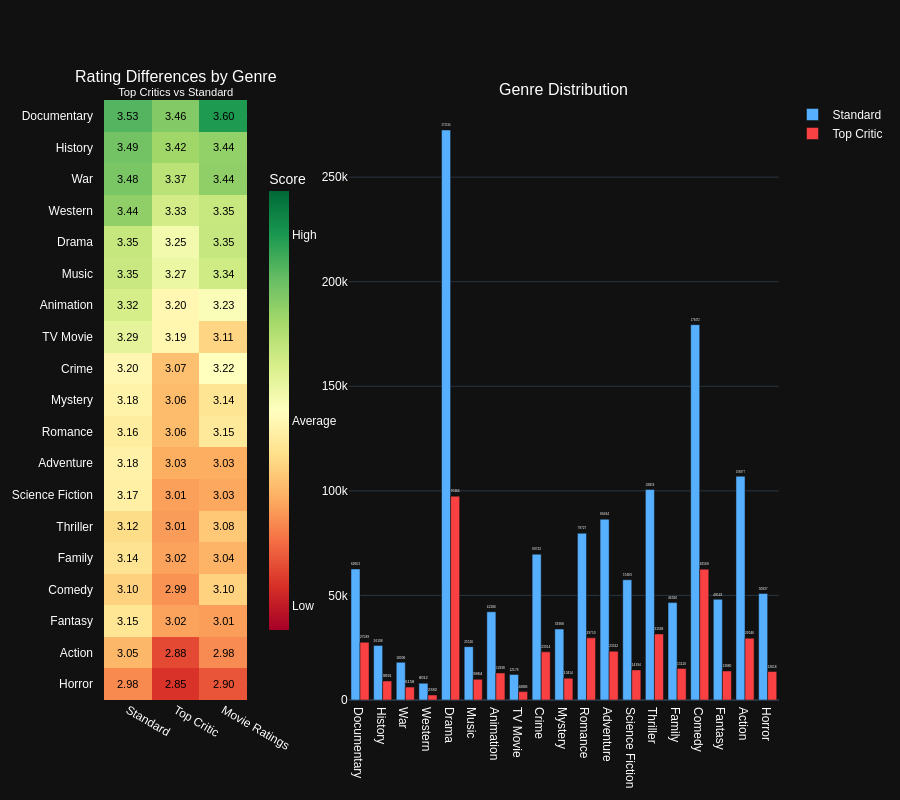

Source (notebook cell):
### Markdown cell above
### Chart

### Code cell
heatmap_trace = go.Heatmap(
    z=df_genre_pivot.values,
    x=['Standard', 'Top Critic', 'Movie Ratings'],
    y=df_genre_pivot.index,
    colorscale='RdYlGn',
    zmin=df_genre_pivot.min().min()-0.1,
    zmax=df_genre_pivot.max().max()+0.1,
    colorbar=dict(
        title='Score',
        thickness=20,
        tickvals=[
            round(df_genre_pivot.min().min(), 1),
            round(df_genre_pivot.mean().mean(), 1),
            round(df_genre_pivot.max().max(), 1)
        ],
        ticktext=['Low', 'Average', 'High'],
        x=0.23,
        xanchor='left',
        len=0.8,
        y=0.5
    ),
    hovertemplate='Genre: %{y}<br>%{x}<br>Average rating: %{z:.2f}<extra></extra>'
)

fig_combined = make_subplots(
    rows=1, cols=2,
    column_widths=[0.25, 0.75],
     horizontal_spacing=0.15,
    subplot_titles=(
        'Rating Differences by Genre<br><sup>Top Critics vs Standard</sup>',
        'Genre Distribution'
    )
)

fig_combined.update_yaxes(autorange='reversed', row=1, col=1)

# Add heatmap
fig_combined.add_trace(heatmap_trace, row=1, col=1)

for i, row in enumerate(df_genre_pivot.values):
    for j, val in enumerate(row):
        fig_combined.add_annotation(
            text=f"{val:.2f}",
            x=j,
            y=i,
            xref='x1',
            yref='y1',
            showarrow=False,
            font=dict(size=11, color='black')
        )

# Add barchart
colors = ['#56B0FF', '#F94144']
for i, col in enumerate(genre_counts.columns):
    fig_combined.add_trace(
        go.Bar(
            x=genre_counts.index,
            y=genre_counts[col],
            name=col,
            marker_color=colors[i],
            text=genre_counts[col],
            textposition='outside',
            hoverinfo='y+name'
        ),
        row=1, col=2
    )

fig_combined.update_layout(
    height=800,
    font=dict(family="Arial", size=12, color="#FFFFFF"),
    margin=dict(l=80, r=50, b=80, t=100),
    showlegend=True
)

fig_combined.update_xaxes(
    tickmode='array',
    tickvals=[0, 1, 2],
    ticktext=['Standard', 'Top Critic', 'Movie Ratings'],
    row=1, col=1
)

fig_combined.update_yaxes(
    tickangle=0,
    tickfont=dict(size=12),
    automargin=True,
    ticksuffix="   ",
    row=1, col=1
)

fig_combined.show()

### Figure 1 — Plotly figure (JSON) as saved in the notebook; plotly's stock layout.template omitted (floating-point values rounded to 4 significant figures)
{"data": [{"colorbar": {"len": 0.8, "thickness": 20, "ticktext": ["Low", "Average", "High"], "tickvals": [2.8, 3.2, 3.6], "title": {"text": "Score"}, "x": 0.23, "xanchor": "left", "y": 0.5}, "colorscale": [[0.0, "rgb(165,0,38)"], [0.1, "rgb(215,48,39)"], [0.2, "rgb(244,109,67)"], [0.3, "rgb(253,174,97)"], [0.4, "rgb(254,224,139)"], [0.5, "rgb(255,255,191)"], [0.6, "rgb(217,239,139)"], [0.7, "rgb(166,217,106)"], [0.8, "rgb(102,189,99)"], [0.9, "rgb(26,152,80)"], [1.0, "rgb(0,104,55)"]], "hovertemplate": "Genre: %{y}<br>%{x}<br>Average rating: %{z:.2f}<extra></extra>", "x": ["Standard", "Top Critic", "Movie Ratings"], "y": ["Documentary", "History", "War", "Western", "Drama", "Music", "Animation", "TV Movie", "Crime", "Mystery", "Romance", "Adventure", "Science Fiction", "Thriller", "Family", "Comedy", "Fantasy", "Action", "Horror"], "z": [[3.528, 3.464, 3.595], [3.487, 3.419, 3.44], [3.476, 3.374, 3.444], [3.444, 3.329, 3.35], [3.353, 3.254, 3.352], [3.347, 3.271, 3.335], [3.322, 3.198, 3.235], [3.288, 3.195, 3.107], [3.198, 3.066, 3.221], [3.182, 3.057, 3.143], [3.164, 3.057, 3.153], [3.181, 3.034, 3.033], [3.175, 3.013, 3.026], [3.122, 3.006, 3.082], [3.14, 3.016, 3.043], [3.099, 2.993, 3.1], [3.145, 3.016, 3.009], [3.049, 2.882, 2.981], [2.98, 2.849, 2.9]], "zmax": 3.695, "zmin": 2.749, "type": "heatmap", "xaxis": "x", "yaxis": "y"}, {"hoverinfo": "y+name", "marker": {"color": "#56B0FF"}, "name": "Standard", "text": [62660.0, 26110.0, 18010.0, 8012.0, 272500.0, 25520.0, 42190.0, 12180.0, 69720.0, 33970.0, 79730.0, 86430.0, 57480.0, 100700.0, 46560.0, 179500.0, 48140.0, 107000.0, 50940.0], "textposition": "outside", "x": ["Documentary", "History", "War", "Western", "Drama", "Music", "Animation", "TV Movie", "Crime", "Mystery", "Romance", "Adventure", "Science Fiction", "Thriller", "Family", "Comedy", "Fantasy", "Action", "Horror"], "y": [62663, 26108, 18006, 8012, 272534, 25516, 42186, 12176, 69722, 33968, 79727, 86434, 57483, 100659, 46560, 179472, 48143, 106977, 50937], "type": "bar", "xaxis": "x2", "yaxis": "y2"}, {"hoverinfo": "y+name", "marker": {"color": "#F94144"}, "name": "Top Critic", "text": [27590.0, 9091.0, 6158.0, 2382.0, 97460.0, 9864.0, 12940.0, 4008.0, 23010.0, 10410.0, 29710.0, 23310.0, 14390.0, 31570.0, 15110.0, 62570.0, 13880.0, 29550.0, 13620.0], "textposition": "outside", "x": ["Documentary", "History", "War", "Western", "Drama", "Music", "Animation", "TV Movie", "Crime", "Mystery", "Romance", "Adventure", "Science Fiction", "Thriller", "Family", "Comedy", "Fantasy", "Action", "Horror"], "y": [27589, 9091, 6158, 2382, 97464, 9864, 12938, 4008, 23014, 10414, 29710, 23312, 14394, 31568, 15110, 62568, 13880, 29546, 13618], "type": "bar", "xaxis": "x2", "yaxis": "y2"}], "layout": {"xaxis": {"anchor": "y", "domain": [0.0, 0.2125], "tickmode": "array", "tickvals": [0, 1, 2], "ticktext": ["Standard", "Top Critic", "Movie Ratings"]}, "yaxis": {"anchor": "x", "domain": [0.0, 1.0], "autorange": "reversed", "tickfont": {"size": 12}, "tickangle": 0, "automargin": true, "ticksuffix": "   "}, "xaxis2": {"anchor": "y2", "domain": [0.3625, 1.0]}, "yaxis2": {"anchor": "x2", "domain": [0.0, 1.0]}, "annotations": [{"font": {"size": 16}, "showarrow": false, "text": "Rating Differences by Genre<br><sup>Top Critics vs Standard</sup>", "x": 0.1062, "xanchor": "center", "xref": "paper", "y": 1.0, "yanchor": "bottom", "yref": "paper"}, {"font": {"size": 16}, "showarrow": false, "text": "Genre Distribution", "x": 0.6813, "xanchor": "center", "xref": "paper", "y": 1.0, "yanchor": "bottom", "yref": "paper"}, {"font": {"color": "black", "size": 11}, "showarrow": false, "text": "3.53", "x": 0, "xref": "x", "y": 0, "yref": "y"}, {"font": {"color": "black", "size": 11}, "showarrow": false, "text": "3.46", "x": 1, "xref": "x", "y": 0, "yref": "y"}, {"font": {"color": "black", "size": 11}, "showarrow": false, "text": "3.60", "x": 2, "xref": "x", "y": 0, "yref": "y"}, {"font": {"color": "black", "size": 11}, "showarrow": false, "text": "3.49", "x": 0, "xref": "x", "y": 1, "yref": "y"}, {"font": {"color": "black", "size": 11}, "showarrow": false, "text": "3.42", "x": 1, "xref": "x", "y": 1, "yref": "y"}, {"font": {"color": "black", "size": 11}, "showarrow": false, "text": "3.44", "x": 2, "xref": "x", "y": 1, "yref": "y"}, {"font": {"color": "black", "size": 11}, "showarrow": false, "text": "3.48", "x": 0, "xref": "x", "y": 2, "yref": "y"}, {"font": {"color": "black", "size": 11}, "showarrow": false, "text": "3.37", "x": 1, "xref": "x", "y": 2, "yref": "y"}, {"font": {"color": "black", "size": 11}, "showarrow": false, "text": "3.44", "x": 2, "xref": "x", "y": 2, "yref": "y"}, {"font": {"color": "black", "size": 11}, "showarrow": false, "text": "3.44", "x": 0, "xref": "x", "y": 3, "yref": "y"}, {"font": {"color": "black", "size": 11}, "showarrow": false, "text": "3.33", "x": 1, "xref": "x", "y": 3, "yref": "y"}, {"font": {"color": "black", "size": 11}, "showarrow": false, "text": "3.35", "x": 2, "xref": "x", "y": 3, "yref": "y"}, {"font": {"color": "black", "size": 11}, "showarrow": false, "text": "3.35", "x": 0, "xref": "x", "y": 4, "yref": "y"}, {"font": {"color": "black", "size": 11}, "showarrow": false, "text": "3.25", "x": 1, "xref": "x", "y": 4, "yref": "y"}, {"font": {"color": "black", "size": 11}, "showarrow": false, "text": "3.35", "x": 2, "xref": "x", "y": 4, "yref": "y"}, {"font": {"color": "black", "size": 11}, "showarrow": false, "text": "3.35", "x": 0, "xref": "x", "y": 5, "yref": "y"}, {"font": {"color": "black", "size": 11}, "showarrow": false, "text": "3.27", "x": 1, "xref": "x", "y": 5, "yref": "y"}, {"font": {"color": "black", "size": 11}, "showarrow": false, "text": "3.34", "x": 2, "xref": "x", "y": 5, "yref": "y"}, {"font": {"color": "black", "size": 11}, "showarrow": false, "text": "3.32", "x": 0, "xref": "x", "y": 6, "yref": "y"}, {"font": {"color": "black", "size": 11}, "showarrow": false, "text": "3.20", "x": 1, "xref": "x", "y": 6, "yref": "y"}, {"font": {"color": "black", "size": 11}, "showarrow": false, "text": "3.23", "x": 2, "xref": "x", "y": 6, "yref": "y"}, {"font": {"color": "black", "size": 11}, "showarrow": false, "text": "3.29", "x": 0, "xref": "x", "y": 7, "yref": "y"}, {"font": {"color": "black", "size": 11}, "showarrow": false, "text": "3.19", "x": 1, "xref": "x", "y": 7, "yref": "y"}, {"font": {"color": "black", "size": 11}, "showarrow": false, "text": "3.11", "x": 2, "xref": "x", "y": 7, "yref": "y"}, {"font": {"color": "black", "size": 11}, "showarrow": false, "text": "3.20", "x": 0, "xref": "x", "y": 8, "yref": "y"}, {"font": {"color": "black", "size": 11}, "showarrow": false, "text": "3.07", "x": 1, "xref": "x", "y": 8, "yref": "y"}, {"font": {"color": "black", "size": 11}, "showarrow": false, "text": "3.22", "x": 2, "xref": "x", "y": 8, "yref": "y"}, {"font": {"color": "black", "size": 11}, "showarrow": false, "text": "3.18", "x": 0, "xref": "x", "y": 9, "yref": "y"}, {"font": {"color": "black", "size": 11}, "showarrow": false, "text": "3.06", "x": 1, "xref": "x", "y": 9, "yref": "y"}, {"font": {"color": "black", "size": 11}, "showarrow": false, "text": "3.14", "x": 2, "xref": "x", "y": 9, "yref": "y"}, {"font": {"color": "black", "size": 11}, "showarrow": false, "text": "3.16", "x": 0, "xref": "x", "y": 10, "yref": "y"}, {"font": {"color": "black", "size": 11}, "showarrow": false, "text": "3.06", "x": 1, "xref": "x", "y": 10, "yref": "y"}, {"font": {"color": "black", "size": 11}, "showarrow": false, "text": "3.15", "x": 2, "xref": "x", "y": 10, "yref": "y"}, {"font": {"color": "black", "size": 11}, "showarrow": false, "text": "3.18", "x": 0, "xref": "x", "y": 11, "yref": "y"}, {"font": {"color": "black", "size": 11}, "showarrow": false, "text": "3.03", "x": 1, "xref": "x", "y": 11, "yref": "y"}, {"font": {"color": "black", "size": 11}, "showarrow": false, "text": "3.03", "x": 2, "xref": "x", "y": 11, "yref": "y"}, {"font": {"color": "black", "size": 11}, "showarrow": false, "text": "3.17", "x": 0, "xref": "x", "y": 12, "yref": "y"}, {"font": {"color": "black", "size": 11}, "showarrow": false, "text": "3.01", "x": 1, "xref": "x", "y": 12, "yref": "y"}, {"font": {"color": "black", "size": 11}, "showarrow": false, "text": "3.03", "x": 2, "xref": "x", "y": 12, "yref": "y"}, {"font": {"color": "black", "size": 11}, "showarrow": false, "text": "3.12", "x": 0, "xref": "x", "y": 13, "yref": "y"}, {"font": {"color": "black", "size": 11}, "showarrow": false, "text": "3.01", "x": 1, "xref": "x", "y": 13, "yref": "y"}, {"font": {"color": "black", "size": 11}, "showarrow": false, "text": "3.08", "x": 2, "xref": "x", "y": 13, "yref": "y"}, {"font": {"color": "black", "size": 11}, "showarrow": false, "text": "3.14", "x": 0, "xref": "x", "y": 14, "yref": "y"}, {"font": {"color": "black", "size": 11}, "showarrow": false, "text": "3.02", "x": 1, "xref": "x", "y": 14, "yref": "y"}, {"font": {"color": "black", "size": 11}, "showarrow": false, "text": "3.04", "x": 2, "xref": "x", "y": 14, "yref": "y"}, {"font": {"color": "black", "size": 11}, "showarrow": false, "text": "3.10", "x": 0, "xref": "x", "y": 15, "yref": "y"}, {"font": {"color": "black", "size": 11}, "showarrow": false, "text": "2.99", "x": 1, "xref": "x", "y": 15, "yref": "y"}, {"font": {"color": "black", "size": 11}, "showarrow": false, "text": "3.10", "x": 2, "xref": "x", "y": 15, "yref": "y"}, {"font": {"color": "black", "size": 11}, "showarrow": false, "text": "3.15", "x": 0, "xref": "x", "y": 16, "yref": "y"}, {"font": {"color": "black", "size": 11}, "showarrow": false, "text": "3.02", "x": 1, "xref": "x", "y": 16, "yref": "y"}, {"font": {"color": "black", "size": 11}, "showarrow": false, "text": "3.01", "x": 2, "xref": "x", "y": 16, "yref": "y"}, {"font": {"color": "black", "size": 11}, "showarrow": false, "text": "3.05", "x": 0, "xref": "x", "y": 17, "yref": "y"}, {"font": {"color": "black", "size": 11}, "showarrow": false, "text": "2.88", "x": 1, "xref": "x", "y": 17, "yref": "y"}, {"font": {"color": "black", "size": 11}, "showarrow": false, "text": "2.98", "x": 2, "xref": "x", "y": 17, "yref": "y"}, {"font": {"color": "black", "size": 11}, "showarrow": false, "text": "2.98", "x": 0, "xref": "x", "y": 18, "yref": "y"}, {"font": {"color": "black", "size": 11}, "showarrow": false, "text": "2.85", "x": 1, "xref": "x", "y": 18, "yref": "y"}, {"font": {"color": "black", "size": 11}, "showarrow": false, "text": "2.90", "x": 2, "xref": "x", "y": 18, "yref": "y"}], "font": {"family": "Arial", "size": 12, "color": "#FFFFFF"}, "margin": {"l": 80, "r": 50, "b": 80, "t": 100}, "height": 800, "showlegend": true}}
